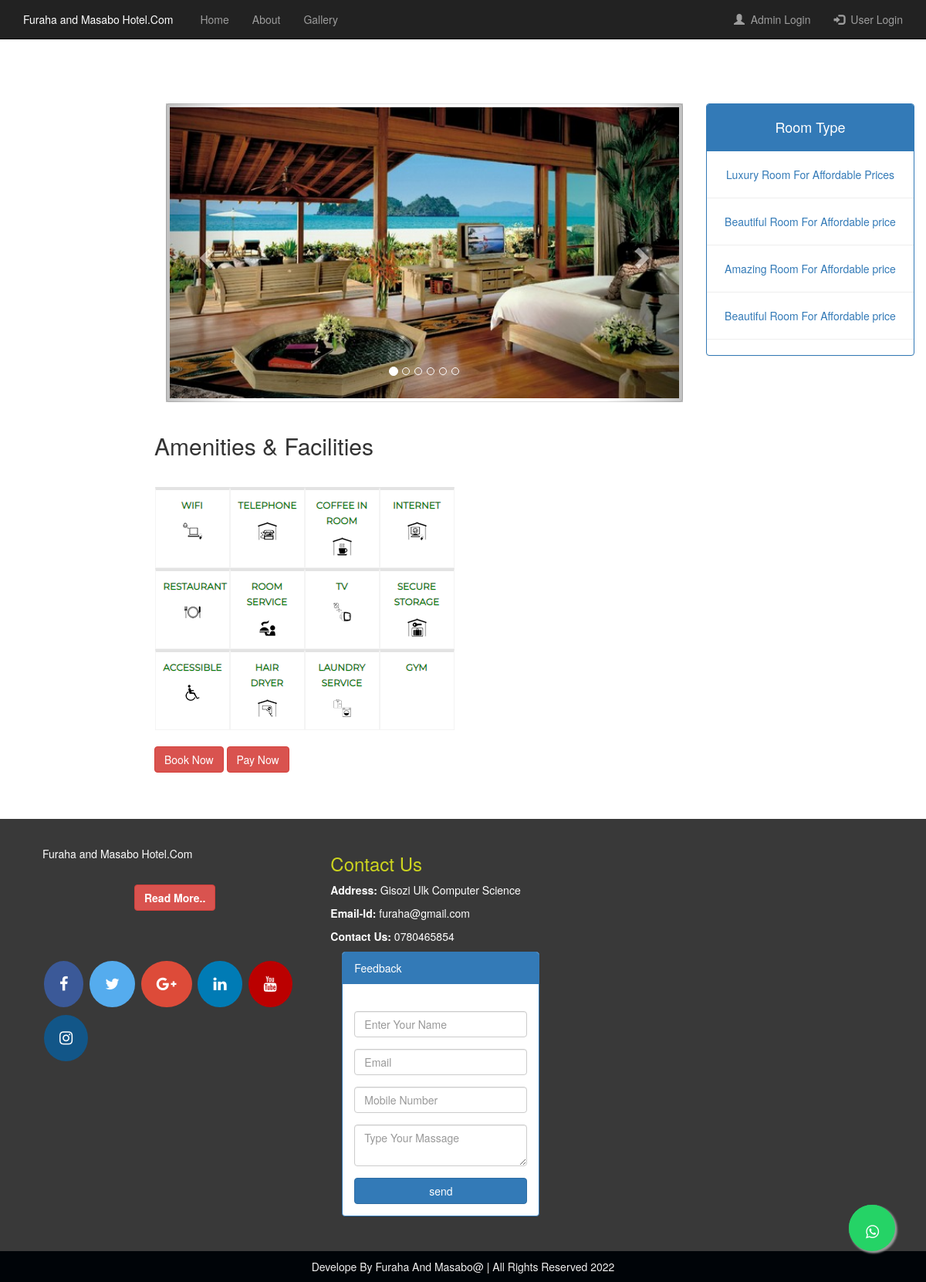
The page /room_details.php on the database its author committed.
### tables this page shows
CREATE TABLE `rooms` (
  `room_id` int(11) NOT NULL,
  `room_no` int(11) NOT NULL,
  `type` varchar(100) NOT NULL,
  `price` bigint(20) NOT NULL,
  `details` text NOT NULL,
  `image` varchar(255) NOT NULL
);

### room_details.php (the view, shortened to what this page needs)
<!DOCTYPE html>
<html>
<head>
  <link rel="stylesheet" href="https://maxcdn.bootstrapcdn.com/bootstrap/3.4.0/css/bootstrap.min.css">
  <link href="css/style.css"rel="stylesheet"/>
  <link rel="stylesheet" href="https://cdnjs.cloudflare.com/ajax/libs/font-awesome/4.7.0/css/font-awesome.min.css">
</head>
<body style="margin-top:50px;">
	<?php
      include('Menu Bar.php')
  ?><br><br><br>
	<div class="container-fluid"style="margin-top:2%;">
		<div class="continer">
			<div class="row">
				<div class="col-sm-2"></div>
				<div class="col-sm-7">
					<div id="myCarousel" class="carousel slide" data-ride="carousel">
              <ol class="carousel-indicators">
                <li data-target="#myCarousel" data-slide-to="0" class="active"></li>
                <li data-target="#myCarousel" data-slide-to="1"></li>
                <li data-target="#myCarousel" data-slide-to="2"></li>
                <li data-target="#myCarousel" data-slide-to="3"></li>
                <li data-target="#myCarousel" data-slide-to="4"></li>
                <li data-target="#myCarousel" data-slide-to="5"></li>
              </ol>
              <a href="https://wa.me/country_code_and_your_phone_number" class="whatsapp_float" target="_blank"> <i class="fa fa-whatsapp whatsapp-icon"></i></a>
    <a href="https://wa.me/250785999950" class="whatsapp_float" target="_blank"> <i class="fa fa-whatsapp whatsapp-icon"></i></a>
  <div class="carousel-inner">
    <div class="item active">
      <img src="image/room1.jpg"class="thumbnail" alt="img1">
    </div>
  </div>
  <a class="left carousel-control" href="#myCarousel" data-slide="prev">
    <span class="glyphicon glyphicon-chevron-left"></span>
  </a>
  <a class="right carousel-control" href="#myCarousel" data-slide="next">
    <span class="glyphicon glyphicon-chevron-right"></span>
  </a>
</div>
    <div class="row">
      <h2>Amenities & Facilities</h2>
      <img src="image/icon/wifi.png"class="img-responsive">
       <a href="Login.php" class="btn btn-danger" >Book Now</a>
      <a href="https://sandbox-flw-web-v3.herokuapp.com/pay/70std7ulfc8h" class="btn btn-danger">Pay Now</a><br><br><br><br>
      </div>
	</div>
				<div class="col-sm-3">
					<div class="panel panel-primary">
					<div class="panel-heading">
						<h4 align="center">Room Type</h4>
					</div><br>
					<div class="panel-body-right text-center">
						<?php
            include('connection.php');
            $sql1=mysqli_query($con,"select * from rooms");
           while($result1= mysqli_fetch_assoc($sql1))
           {
            ?>
            <a href="room_details.php?room_id=<?php echo $result1['room_id']; ?>"><?php echo $result1['type']; ?></a><hr>
            <?php } ?>
					</div>
				</div>
				</div>
			</div>
		</div>
	</div>
  <?php
      include('footer.php')
  ?>
</body>
</html>

### Menu Bar.php (shortened to what this page needs)
<!DOCTYPE html>
<html lang="en">
<head>
  <link rel="stylesheet" href="https://maxcdn.bootstrapcdn.com/bootstrap/3.4.0/css/bootstrap.min.css">
  <link href="css/style.css"rel="stylesheet"/>
  <link rel="stylesheet" href="https://maxcdn.bootstrapcdn.com/font-awesome/4.5.0/css/font-awesome.min.css">
  <link rel="stylesheet" href="https://maxcdn.bootstrapcdn.com/font-awesome/4.5.0/css/font-awesome.min.css">
</head>
<body style="margin-top:50px;">
<nav class="navbar navbar-inverse navbar-fixed-top">
  <div class="container">
    <div class="navbar-header">
    <p style="margin-top:15px;margin-right:20px;color:white;">Furaha and Masabo Hotel.Com</p>
    </div>
    <div class="collapse navbar-collapse" id="myNavbar">
      <ul class="nav navbar-nav">
        <li><a href="index.php"title="Home">Home</a></li>
        <li><a href="about.php"title="About">About </a></li>
		    <li><a href="image gallery.php"title="Gallery">Gallery </a></li>
      </ul>
      <ul class="nav navbar-nav navbar-right">
        <li><a href="admin/index.php"title="Admin Login"><span class="glyphicon glyphicon-user"></span>&nbsp;&nbsp;Admin Login</a></li>
        <?php
      if($_SESSION['create_account_logged_in']!="")
      {
        ?>
        <li class="dropdown"><a class="dropdown-toggle" data-toggle="dropdown" href="#">View Status <span class="caret"></span></a>
        	<ul class="dropdown-menu">
          		<li><a href="profile.php">Profile</a></li>
              <li><a href="order.php">Booking Status</a></li>
              <li><a href="logout.php">Logout</a></li>
        	</ul>
        </li>
        <?PHP } else
		{
		?>
		<li><a href="Login.php"title="login"><span class="glyphicon glyphicon-log-in"></span>&nbsp;&nbsp;User Login</a>
        </li>
		<?php
		} ?>
      </ul>
    </div>
  </div>
</nav>

### Footer.php (shortened to what this page needs)
<footer style="background-color: #393939;">
    <div class="container-fluid">
	<div class="col-sm-4 hov">
    <p class="text-justify" ><p style="color:white;">Furaha and Masabo Hotel.Com</p><br>
      <center><a href="about.php" class="btn btn-danger"><b>Read More..</b></a></center><br><br><br>
 <?php
  include('Social ican.php')
?>
	</div>&nbsp;&nbsp;
	<div class="col-sm-4 text-justify">
	       <h3 style="color:#cdd51f;">Contact Us</h3>
      <p style="color:white;"><strong>Address:&nbsp;</strong>Gisozi Ulk Computer Science</p>
      <p style="color:white;"><strong>Email-Id:&nbsp;</strong>furaha@gmail.com</p>
      <p style="color:white;"><strong>Contact Us:&nbsp;</strong>0780465854</p>
	<div class="col-sm-10 text-left">
      <div class="panel panel-primary">
        <div class="panel-heading">Feedback</div>
          <div class="panel-body">
      <div class="feedback">
      <form method="post"><br>
        <div class="form-group">
          <input type="text" name="n" class="form-control" id="#"placeholder="Enter Your Name"required>
        </div>
        <div class="form-group">
          <input type="Email" name="e" class="form-control" id="#"placeholder="Email"required>
        </div>
        <div class="form-group">
          <input type="Number" name="mob" class="form-control" id="#"placeholder="Mobile Number"required>
        </div>
        <div class="form-group">
          <textarea type="Text" name="msg" class="form-control" id="#"placeholder="Type Your Massage"required></textarea>
        </div>
          <input type="submit" value="send" name="send" class="btn btn-primary btn-group-justified"required>
      </form>
        </div>
       </div>
      </div>
    </div>
  </div>
</footer>
<footer class="container-fluid text-center"style="background-color:#000408;height:40px;padding-top:10px;color:#f0f0f0;">
  <p>Develope By Furaha And Masabo@ | All Rights Reserved 2022</p>
</footer>

### Social ican.php (shortened to what this page needs)
<!DOCTYPE html>
<html>
<head>
<link rel="stylesheet" href="https://cdnjs.cloudflare.com/ajax/libs/font-awesome/4.7.0/css/font-awesome.min.css">
</head>
<body>
<a href="https://www.facebook.com/" class="fa fa-facebook"target="blank"title="facebook"></a>
<a href="https://twitter.com/"class="fa fa-twitter"target="blank"title="twitter"></a>
<a href="https://google-plus.com/" class="fa fa-google-plus"target="blank"title="google-plus"></a>
<a href="https://linkedin.com/" class="fa fa-linkedin"target="blank"title="linkedin"></a>
<a href="https://youtube.com/" class="fa fa-youtube"target="blank"title="youtube"></a>
<a href="https://instagram.com/" class="fa fa-instagram"target="blank"title="instagram"></a>
</body>
</html>

### css/style.css (style rules this page uses)
* { margin:0px; padding: 0px; }
.navbar { margin-bottom: 0; border-radius: 0; }
footer { padding: 25px; }
h3 { color:white; }
.carousel-inner img { width: 100%; margin: auto; min-height:50px; }
.text-justify { color:black; }

### room_details.php (style rules this page uses)
.whatsapp_float { position:fixed; width:60px; height:60px; bottom:40px; right:40px; background-color:#25d366; color:#FFF; border-radius:50px; text-align:center; font-size:30px; box-shadow: 2px 2px 3px #999; z-index:100; }
.whatsapp-icon { margin-top:16px; }
.whatsapp-icon { margin-top:20px; }

### Social ican.php (style rules this page uses)
.fa { padding:20px; font-size:20px; text-align:center; margin: 5px 2px; border-radius:50%; text-decoration:none; }
.fa-facebook { background: #3B5998; color: white; }
.fa-twitter { background: #55ACEE; color: white; }
.fa-google-plus { background: #dd4b39; color: white; }
.fa-linkedin { background: #007bb5; color: white; }
.fa-youtube { background: #bb0000; color: white; }
.fa-instagram { background: #125688; color: white; }

### rows shown on the page
rooms: type "Luxury Room For Affordable Prices"
rooms: type "Beautiful Room For Affordable price"
rooms: type "Amazing Room For Affordable price"
rooms: type "Beautiful Room For Affordable price"
